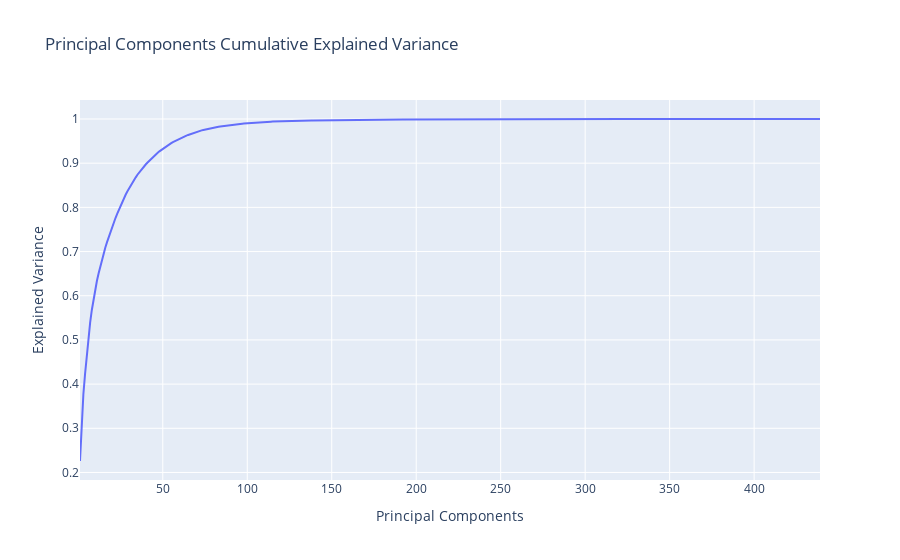

Notebook cell for this chart:
### Markdown cell above
## PCA (Zero Imputed data)

<img src="https://miro.medium.com/max/1400/1*37a_i1t1tDxDYT3ZI6Yn8w.gif">

### Code cell
X_pcs_1 = PrincipalComponentsAnalysis(X_zero_ip)

### Figure 1 — Plotly figure (JSON) as saved in the notebook; plotly's stock layout.template omitted (floating-point values rounded to 4 significant figures; data arrays with more than 128 entries replaced by an {"elided": "..."} marker saying what was removed)
{"data": [{"hovertemplate": "Principal Components=%{x}<br>Explained Variance=%{y}<extra></extra>", "legendgroup": "", "line": {"color": "#636efa", "dash": "solid"}, "marker": {"symbol": "circle"}, "mode": "lines", "name": "", "orientation": "v", "showlegend": false, "x": {"elided": "439 int values"}, "xaxis": "x", "y": {"elided": "439 float values"}, "yaxis": "y", "type": "scatter"}], "layout": {"xaxis": {"anchor": "y", "domain": [0, 1], "title": {"text": "Principal Components"}, "type": "linear", "range": [1, 439], "autorange": true}, "yaxis": {"anchor": "x", "domain": [0, 1], "title": {"text": "Explained Variance"}, "type": "linear", "range": [0.183, 1.043], "autorange": true}, "legend": {"tracegroupgap": 0}, "title": {"text": "Principal Components Cumulative Explained Variance"}, "autosize": true}}
